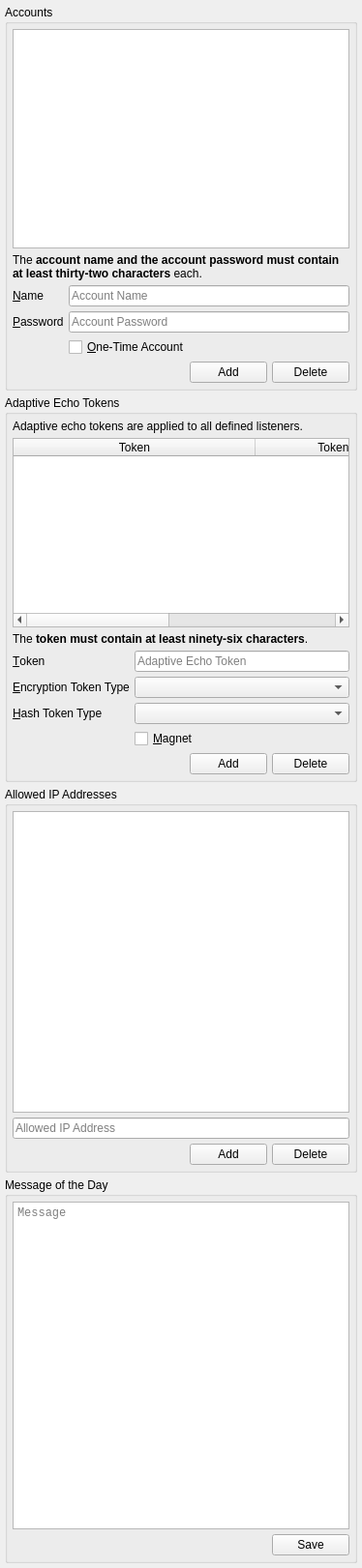
                  <widget class="QWidget" name="scrollAreaWidgetContents_3">
                   <property name="geometry">
                    <rect>
                     <x>0</x>
                     <y>0</y>
                     <width>374</width>
                     <height>1622</height>
                    </rect>
                   </property>
                   <layout class="QVBoxLayout" name="verticalLayout_38">
                    <property name="spacing">
                     <number>5</number>
                    </property>
                    <property name="leftMargin">
                     <number>5</number>
                    </property>
                    <property name="topMargin">
                     <number>5</number>
                    </property>
                    <property name="rightMargin">
                     <number>5</number>
                    </property>
                    <property name="bottomMargin">
                     <number>5</number>
                    </property>
                    <item>
                     <widget class="QGroupBox" name="accountsGB">
                      <property name="title">
                       <string>Accounts</string>
                      </property>
                      <layout class="QVBoxLayout" name="verticalLayout_37">
                       <property name="spacing">
                        <number>5</number>
                       </property>
                       <property name="leftMargin">
                        <number>5</number>
                       </property>
                       <property name="topMargin">
                        <number>5</number>
                       </property>
                       <property name="rightMargin">
                        <number>5</number>
                       </property>
                       <property name="bottomMargin">
                        <number>5</number>
                       </property>
                       <item>
                        <widget class="QListWidget" name="accounts">
                         <property name="tabKeyNavigation">
                          <bool>true</bool>
                         </property>
                         <property name="selectionBehavior">
                          <enum>QAbstractItemView::SelectRows</enum>
                         </property>
                         <property name="verticalScrollMode">
                          <enum>QAbstractItemView::ScrollPerPixel</enum>
                         </property>
                         <property name="horizontalScrollMode">
                          <enum>QAbstractItemView::ScrollPerPixel</enum>
                         </property>
                        </widget>
                       </item>
                       <item>
                        <widget class="QLabel" name="label_88">
                         <property name="text">
                          <string>&lt;html&gt;&lt;head/&gt;&lt;body&gt;&lt;p&gt;The &lt;span style=&quot; font-weight:600;&quot;&gt;account name and the account password must contain at least thirty-two characters&lt;/span&gt; each.&lt;/p&gt;&lt;/body&gt;&lt;/html&gt;</string>
                         </property>
                         <property name="wordWrap">
                          <bool>true</bool>
                         </property>
                        </widget>
                       </item>
                       <item>
                        <layout class="QGridLayout" name="gridLayout_6">
                         <property name="spacing">
                          <number>5</number>
                         </property>
                         <item row="0" column="0">
                          <widget class="QLabel" name="label_47">
                           <property name="text">
                            <string>&amp;Name</string>
                           </property>
                           <property name="buddy">
                            <cstring>accountName</cstring>
                           </property>
                          </widget>
                         </item>
                         <item row="1" column="0">
                          <widget class="QLabel" name="label_48">
                           <property name="text">
                            <string>&amp;Password</string>
                           </property>
                           <property name="buddy">
                            <cstring>accountPassword</cstring>
                           </property>
                          </widget>
                         </item>
                         <item row="0" column="1">
                          <widget class="QLineEdit" name="accountName">
                           <property name="placeholderText">
                            <string>Account Name</string>
                           </property>
                           <property name="clearButtonEnabled">
                            <bool>true</bool>
                           </property>
                          </widget>
                         </item>
                         <item row="1" column="1">
                          <widget class="QLineEdit" name="accountPassword">
                           <property name="echoMode">
                            <enum>QLineEdit::Password</enum>
                           </property>
                           <property name="placeholderText">
                            <string>Account Password</string>
                           </property>
                           <property name="clearButtonEnabled">
                            <bool>true</bool>
                           </property>
                          </widget>
                         </item>
                         <item row="2" column="1">
                          <widget class="QCheckBox" name="ota">
                           <property name="sizePolicy">
                            <sizepolicy hsizetype="Minimum" vsizetype="Preferred">
                             <horstretch>0</horstretch>
                             <verstretch>0</verstretch>
                            </sizepolicy>
                           </property>
                           <property name="toolTip">
                            <string>If checked, the account will be removed after a client successfully authenticates itself.</string>
                           </property>
                           <property name="text">
                            <string>&amp;One-Time Account</string>
                           </property>
                          </widget>
                         </item>
                        </layout>
                       </item>
                       <item>
                        <layout class="QHBoxLayout" name="horizontalLayout_52">
                         <property name="spacing">
                          <number>5</number>
                         </property>
                         <item>
                          <spacer name="horizontalSpacer_48">
                           <property name="orientation">
                            <enum>Qt::Horizontal</enum>
                           </property>
                           <property name="sizeHint" stdset="0">
                            <size>
                             <width>40</width>
                             <height>20</height>
                            </size>
                           </property>
                          </spacer>
                         </item>
                         <item>
                          <widget class="QPushButton" name="addAccount">
                           <property name="text">
                            <string>Add</string>
                           </property>
                          </widget>
                         </item>
                         <item>
                          <widget class="QPushButton" name="deleteAccount">
                           <property name="text">
                            <string>Delete</string>
                           </property>
                          </widget>
                         </item>
                        </layout>
                       </item>
                      </layout>
                     </widget>
                    </item>
                    <item>
                     <widget class="QGroupBox" name="aeBox">
                      <property name="title">
                       <string>Adaptive Echo Tokens</string>
                      </property>
                      <layout class="QVBoxLayout" name="verticalLayout_63">
                       <property name="spacing">
                        <number>5</number>
                       </property>
                       <property name="leftMargin">
                        <number>5</number>
                       </property>
                       <property name="topMargin">
                        <number>5</number>
                       </property>
                       <property name="rightMargin">
                        <number>5</number>
                       </property>
                       <property name="bottomMargin">
                        <number>5</number>
                       </property>
                       <item>
                        <widget class="QLabel" name="label_93">
                         <property name="text">
                          <string>Adaptive echo tokens are applied to all defined listeners.</string>
                         </property>
                         <property name="wordWrap">
                          <bool>true</bool>
                         </property>
                        </widget>
                       </item>
                       <item>
                        <widget class="QTableWidget" name="ae_tokens">
                         <property name="tabKeyNavigation">
                          <bool>true</bool>
                         </property>
                         <property name="alternatingRowColors">
                          <bool>true</bool>
                         </property>
                         <property name="selectionMode">
                          <enum>QAbstractItemView::SingleSelection</enum>
                         </property>
                         <property name="selectionBehavior">
                          <enum>QAbstractItemView::SelectRows</enum>
                         </property>
                         <property name="verticalScrollMode">
                          <enum>QAbstractItemView::ScrollPerPixel</enum>
                         </property>
                         <property name="horizontalScrollMode">
                          <enum>QAbstractItemView::ScrollPerPixel</enum>
                         </property>
                         <property name="sortingEnabled">
                          <bool>true</bool>
                         </property>
                         <attribute name="horizontalHeaderDefaultSectionSize">
                          <number>250</number>
                         </attribute>
                         <attribute name="horizontalHeaderStretchLastSection">
                          <bool>true</bool>
                         </attribute>
                         <attribute name="verticalHeaderVisible">
                          <bool>false</bool>
                         </attribute>
                         <column>
                          <property name="text">
                           <string>Token</string>
                          </property>
                         </column>
                         <column>
                          <property name="text">
                           <string>Token Encryption Type</string>
                          </property>
                         </column>
                         <column>
                          <property name="text">
                           <string>Token Hash Type</string>
                          </property>
                         </column>
                        </widget>
                       </item>
                       <item>
                        <widget class="QLabel" name="label_89">
                         <property name="text">
                          <string>&lt;html&gt;&lt;head/&gt;&lt;body&gt;&lt;p&gt;The &lt;span style=&quot; font-weight:600;&quot;&gt;token must contain at least ninety-six characters&lt;/span&gt;.&lt;/p&gt;&lt;/body&gt;&lt;/html&gt;</string>
                         </property>
                         <property name="wordWrap">
                          <bool>true</bool>
                         </property>
                        </widget>
                       </item>
                       <item>
                        <layout class="QGridLayout" name="gridLayout_9">
                         <property name="spacing">
                          <number>5</number>
                         </property>
                         <item row="0" column="1">
                          <widget class="QLineEdit" name="ae_token">
                           <property name="placeholderText">
                            <string>Adaptive Echo Token</string>
                           </property>
                           <property name="clearButtonEnabled">
                            <bool>true</bool>
                           </property>
                          </widget>
                         </item>
                         <item row="0" column="0">
                          <widget class="QLabel" name="label_83">
                           <property name="text">
                            <string>&amp;Token</string>
                           </property>
                           <property name="buddy">
                            <cstring>ae_token</cstring>
                           </property>
                          </widget>
                         </item>
                         <item row="1" column="0">
                          <widget class="QLabel" name="label_84">
                           <property name="text">
                            <string>&amp;Encryption Token Type</string>
                           </property>
                           <property name="buddy">
                            <cstring>ae_e_type</cstring>
                           </property>
                          </widget>
                         </item>
                         <item row="1" column="1">
                          <widget class="QComboBox" name="ae_e_type">
                           <property name="sizeAdjustPolicy">
                            <enum>QComboBox::AdjustToContents</enum>
                           </property>
                           <property name="minimumContentsLength">
                            <number>15</number>
                           </property>
                          </widget>
                         </item>
                         <item row="2" column="0">
                          <widget class="QLabel" name="label_85">
                           <property name="text">
                            <string>&amp;Hash Token Type</string>
                           </property>
                           <property name="buddy">
                            <cstring>ae_h_type</cstring>
                           </property>
                          </widget>
                         </item>
                         <item row="2" column="1">
                          <widget class="QComboBox" name="ae_h_type">
                           <property name="sizeAdjustPolicy">
                            <enum>QComboBox::AdjustToContents</enum>
                           </property>
                           <property name="minimumContentsLength">
                            <number>15</number>
                           </property>
                          </widget>
                         </item>
                         <item row="3" column="1">
                          <widget class="QCheckBox" name="ae_listeners_magnet">
                           <property name="sizePolicy">
                            <sizepolicy hsizetype="Minimum" vsizetype="Preferred">
                             <horstretch>0</horstretch>
                             <verstretch>0</verstretch>
                            </sizepolicy>
                           </property>
                           <property name="text">
                            <string>&amp;Magnet</string>
                           </property>
                          </widget>
                         </item>
                        </layout>
                       </item>
                       <item>
                        <layout class="QHBoxLayout" name="horizontalLayout_81">
                         <property name="spacing">
                          <number>5</number>
                         </property>
                         <item>
                          <spacer name="horizontalSpacer_65">
                           <property name="orientation">
                            <enum>Qt::Horizontal</enum>
                           </property>
                           <property name="sizeHint" stdset="0">
                            <size>
                             <width>40</width>
                             <height>20</height>
                            </size>
                           </property>
                          </spacer>
                         </item>
                         <item>
                          <widget class="QPushButton" name="addAEToken">
                           <property name="text">
                            <string>Add</string>
                           </property>
                          </widget>
                         </item>
                         <item>
                          <widget class="QPushButton" name="deleteAEToken">
                           <property name="text">
                            <string>Delete</string>
                           </property>
                          </widget>
                         </item>
                        </layout>
                       </item>
                      </layout>
                     </widget>
                    </item>
                    <item>
                     <widget class="QGroupBox" name="approvedIPs">
                      <property name="title">
                       <string>Allowed IP Addresses</string>
                      </property>
                      <property name="checked">
                       <bool>false</bool>
                      </property>
                      <layout class="QVBoxLayout" name="verticalLayout_36">
                       <property name="spacing">
                        <number>5</number>
                       </property>
                       <property name="leftMargin">
                        <number>5</number>
                       </property>
                       <property name="topMargin">
                        <number>5</number>
                       </property>
                       <property name="rightMargin">
                        <number>5</number>
                       </property>
                       <property name="bottomMargin">
                        <number>5</number>
                       </property>
                       <item>
                        <widget class="QListWidget" name="acceptedIPList">
                         <property name="tabKeyNavigation">
                          <bool>true</bool>
                         </property>
                         <property name="selectionBehavior">
                          <enum>QAbstractItemView::SelectRows</enum>
                         </property>
                         <property name="verticalScrollMode">
                          <enum>QAbstractItemView::ScrollPerPixel</enum>
                         </property>
                         <property name="horizontalScrollMode">
                          <enum>QAbstractItemView::ScrollPerPixel</enum>
                         </property>
                        </widget>
                       </item>
                       <item>
                        <widget class="QLineEdit" name="acceptedIP">
                         <property name="toolTip">
                          <string>The keyword Any is supported.</string>
                         </property>
                         <property name="placeholderText">
                          <string>Allowed IP Address</string>
                         </property>
                         <property name="clearButtonEnabled">
                          <bool>true</bool>
                         </property>
                        </widget>
                       </item>
                       <item>
                        <layout class="QHBoxLayout" name="horizontalLayout_49">
                         <property name="spacing">
                          <number>5</number>
                         </property>
                         <item>
                          <spacer name="horizontalSpacer_37">
                           <property name="orientation">
                            <enum>Qt::Horizontal</enum>
                           </property>
                           <property name="sizeHint" stdset="0">
                            <size>
                             <width>40</width>
                             <height>20</height>
                            </size>
                           </property>
                          </spacer>
                         </item>
                         <item>
                          <widget class="QPushButton" name="addAcceptedIP">
                           <property name="text">
                            <string>Add</string>
                           </property>
                          </widget>
                         </item>
                         <item>
                          <widget class="QPushButton" name="deleteAcceptedIP">
                           <property name="text">
                            <string>Delete</string>
                           </property>
                          </widget>
                         </item>
                        </layout>
                       </item>
                      </layout>
                     </widget>
                    </item>
                    <item>
                     <widget class="QGroupBox" name="motdBox">
                      <property name="title">
                       <string>Message of the Day</string>
                      </property>
                      <layout class="QVBoxLayout" name="verticalLayout_62">
                       <property name="spacing">
                        <number>5</number>
                       </property>
                       <property name="leftMargin">
                        <number>5</number>
                       </property>
                       <property name="topMargin">
                        <number>5</number>
                       </property>
                       <property name="rightMargin">
                        <number>5</number>
                       </property>
                       <property name="bottomMargin">
                        <number>5</number>
                       </property>
                       <item>
                        <widget class="QPlainTextEdit" name="motd">
                         <property name="font">
                          <font>
                           <family>Monospace</family>
                          </font>
                         </property>
                         <property name="tabChangesFocus">
                          <bool>true</bool>
                         </property>
                         <property name="placeholderText">
                          <string>Message</string>
                         </property>
                        </widget>
                       </item>
                       <item>
                        <layout class="QHBoxLayout" name="horizontalLayout_80">
                         <property name="spacing">
                          <number>5</number>
                         </property>
                         <item>
                          <spacer name="horizontalSpacer_63">
                           <property name="orientation">
                            <enum>Qt::Horizontal</enum>
                           </property>
                           <property name="sizeHint" stdset="0">
                            <size>
                             <width>40</width>
                             <height>20</height>
                            </size>
                           </property>
                          </spacer>
                         </item>
                         <item>
                          <widget class="QPushButton" name="saveMOTD">
                           <property name="text">
                            <string>Save</string>
                           </property>
                          </widget>
                         </item>
                        </layout>
                       </item>
                      </layout>
                     </widget>
                    </item>
                   </layout>
                  </widget>
